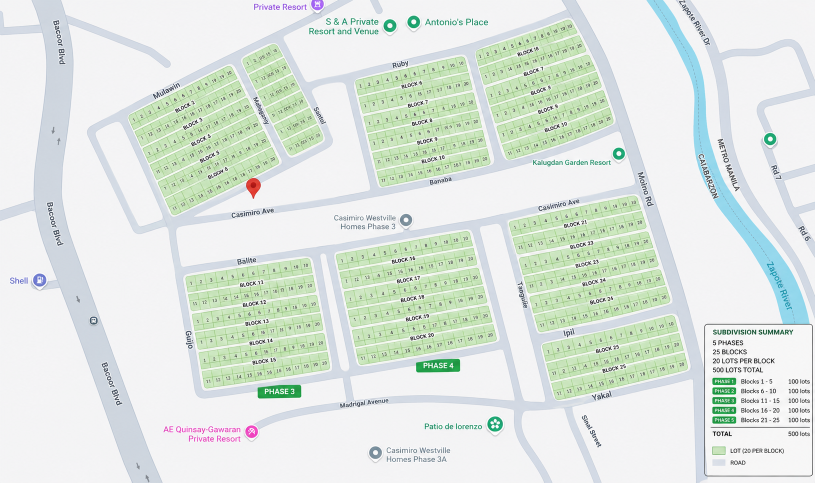
#> input picture web-app/src/assets/lotmap.png, 1630 x 965 px (shown at 1/2 size)
$ python tmp_crop_single_blocks.py
#> lines starting #> are read from the running program, lines starting #| are printed output that depends on the picture
from PIL import Image
img = Image.open('web-app/src/assets/lotmap.png')
#> img is the input picture: PIL image 1630x965 RGB; mean R, G, B 222.1, 231.1, 223.8
# candidate regions from top left cluster
regions = {
    'block2': (240, 140, 520, 340),
    'block6': (420, 110, 720, 340),
    'block11': (360, 520, 660, 780),
    'block16': (640, 490, 960, 760),
    'block21': (1080, 620, 1380, 820),
    'block9': (700, 110, 980, 380),
    'block24': (1140, 760, 1390, 960),
}
for name, box in regions.items():
    crop = img.crop(box)
    crop.save(f'web-app/src/assets/{name}_crop.png')
#> this loop made 7 passes
#> pass 1, `crop = img.crop(box)`:
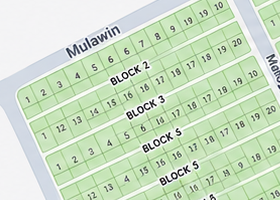
#> crop: PIL image 280x200 RGB; mean R, G, B 204.3, 223.3, 197
#> pass 2, `crop = img.crop(box)`:
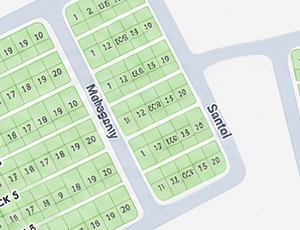
#> crop: PIL image 300x230 RGB; mean R, G, B 211.8, 226.7, 207.8
#> pass 3, `crop = img.crop(box)`:
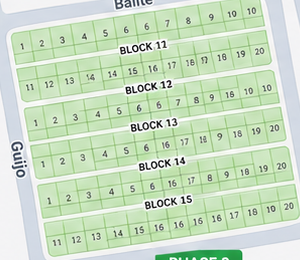
#> crop: PIL image 300x260 RGB; mean R, G, B 202, 222.7, 195.1
#> after the loop:
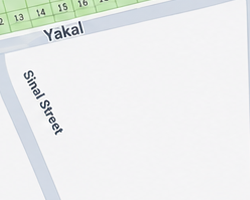
#> crop: PIL image 250x200 RGB; mean R, G, B 235.7, 238, 237.7
print('crops saved')
